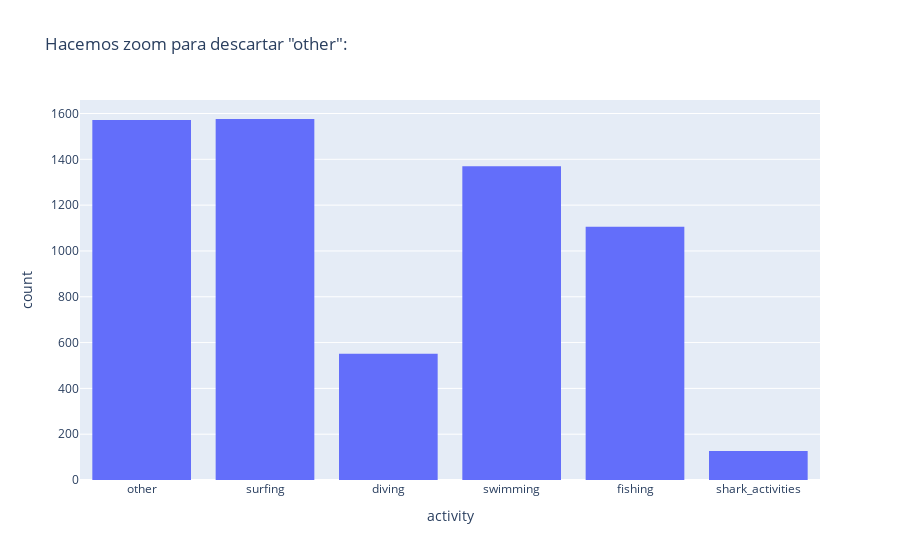

Write notebook code for a chart like this one.
### Markdown cell above
Es más interesante para el análisis fijarnos únicamente en las 5 actividades principales.

### Code cell
fig = px.histogram(attacks, x="activity", title='Hacemos zoom para descartar "other":')
fig.update_layout(bargap=0.2)
fig.show()

# Hacemos zoom descartando "other"

### Figure 1 — Plotly figure (JSON) as saved in the notebook; plotly's stock layout.template omitted (floating-point values rounded to 4 significant figures; data arrays with more than 128 entries replaced by an {"elided": "..."} marker saying what was removed)
{"data": [{"alignmentgroup": "True", "bingroup": "x", "hovertemplate": "activity=%{x}<br>count=%{y}<extra></extra>", "legendgroup": "", "marker": {"color": "#636efa", "pattern": {"shape": ""}}, "name": "", "offsetgroup": "", "orientation": "v", "showlegend": false, "type": "histogram", "x": {"elided": "6302 str values"}, "xaxis": "x", "yaxis": "y"}], "layout": {"bargap": 0.2, "barmode": "relative", "legend": {"tracegroupgap": 0}, "title": {"text": "Hacemos zoom para descartar \"other\":"}, "xaxis": {"anchor": "y", "domain": [0, 1], "title": {"text": "activity"}}, "yaxis": {"anchor": "x", "domain": [0, 1], "title": {"text": "count"}}}}
